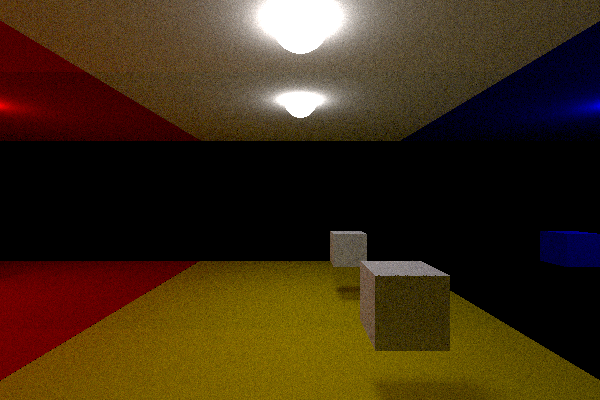
#> input picture best/Mesh Object Test - 500.ppm, 600 x 400 px
$ python img_codec.py '../best/Mesh Object Test - 500.ppm'
#> lines starting #> are read from the running program, lines starting #| are printed output that depends on the picture
import sys

import os
import numpy as np
from PIL import Image

if len(sys.argv) < 2:
    print("usage: python img_codec.py <src_path>")
    exit(1)

src_path = sys.argv[1]
dst_path = '.'.join(src_path.split('.')[:-1]) + '.ppm'

img = Image.open(sys.argv[1])
#> img is the input picture: PIL image 600x400 RGB; mean R, G, B 61.1, 43.6, 20.2
width, height = img.size
#> width = 600; height = 400
data = img.getdata()
data = np.array(data, dtype='int')
a = np.reshape(data, (width, height, 3))
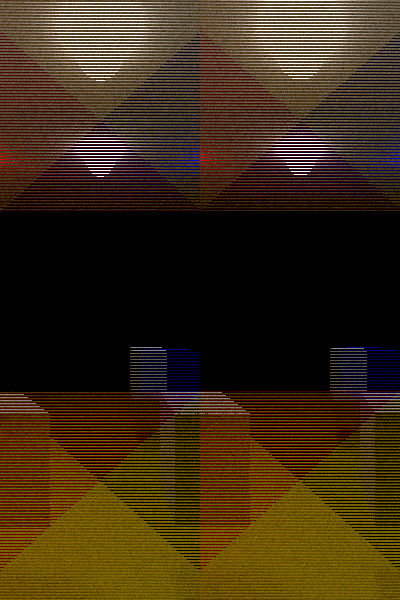
#> a: shape (600, 400, 3) int64; mean of channels 0, 1, 2 61.1, 43.6, 20.2; drawn as R, G, B

# any image to ppm
with open(dst_path, 'w', encoding='utf-8') as f:
    f.write('P3\n%d %d\n255\n' % a.shape[:2])  # head
    f.write(' '.join(map(str, a.flatten())) + '\n')  # body
